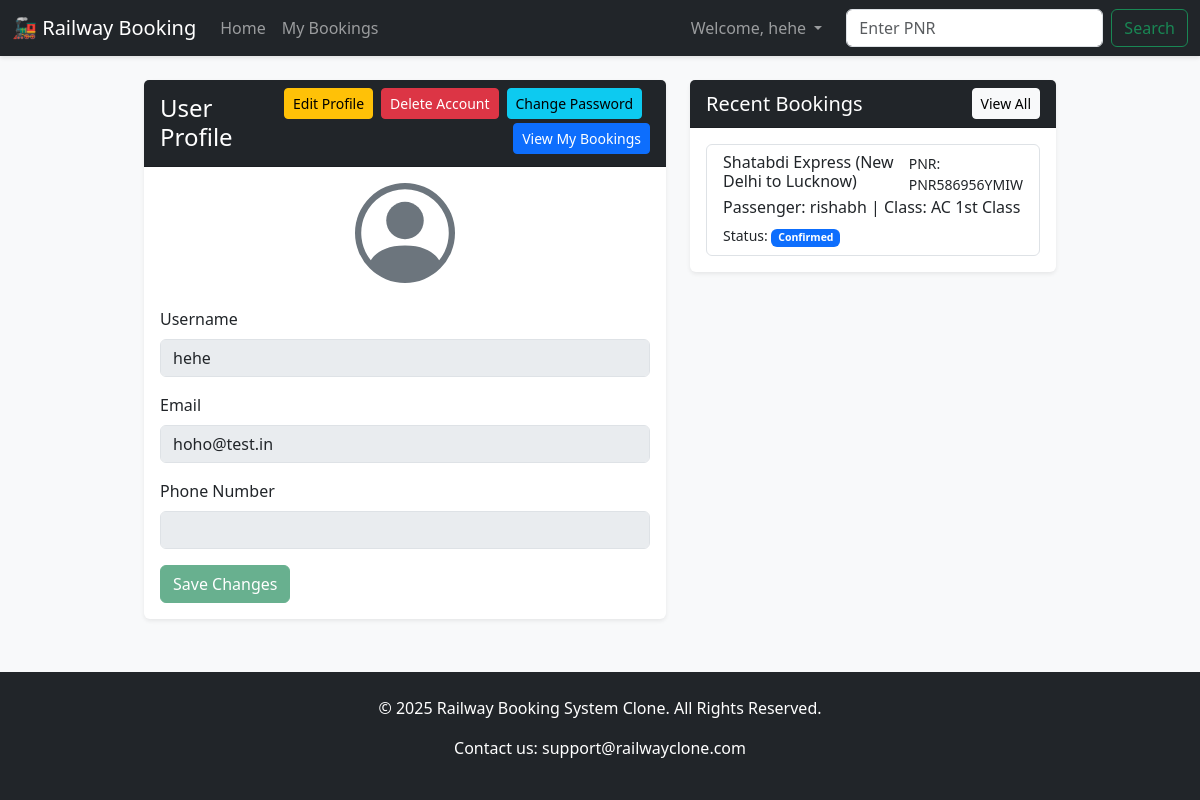
Before: /profile (signed in) with the older database file.
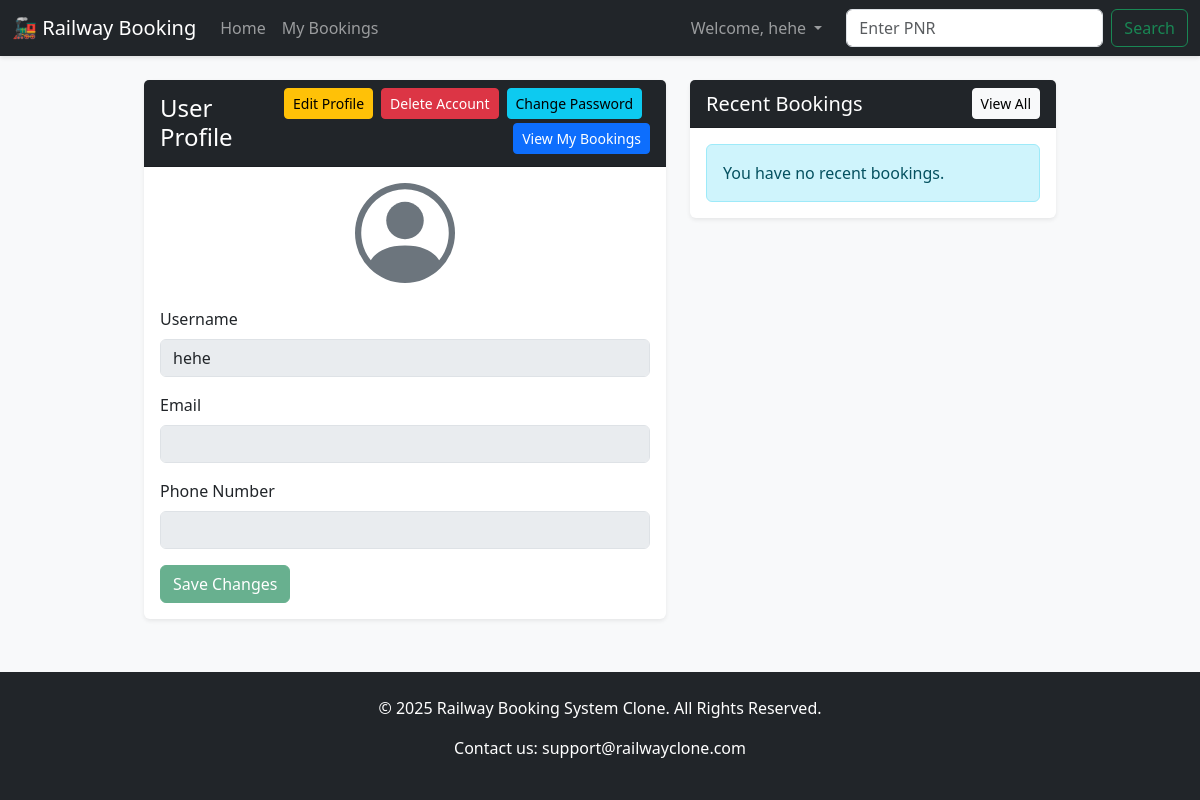
After: the same page with the newer database file.
### app.py (models this page shows, shortened)
class User(db.Model):
    id = db.Column(db.Integer, primary_key=True)
    username = db.Column(db.String(80), unique=True, nullable=False)
    password_hash = db.Column(db.String(256), nullable=False)
    role = db.Column(db.String(20), nullable=False, default='user') # Roles: 'user' or 'admin'
    email = db.Column(db.String(100), nullable=True)
    phone_number = db.Column(db.String(20), nullable=True)

class Booking(db.Model):
    id = db.Column(db.Integer, primary_key=True)
    pnr_number = db.Column(db.String(20), unique=True, nullable=False)
    train_id = db.Column(db.Integer, db.ForeignKey('train.id'), nullable=False)
    user_id = db.Column(db.Integer, db.ForeignKey('user.id'), nullable=False)
    passenger_name = db.Column(db.String(100), nullable=False)
    passenger_age = db.Column(db.Integer, nullable=False)
    seat_class = db.Column(db.String(50), nullable=False, default='Sleeper')
    status = db.Column(db.String(20), default='Confirmed')
    train = db.relationship('Train', backref=db.backref('bookings', lazy=True))
    user = db.relationship('User', backref=db.backref('bookings', lazy=True))

class Train(db.Model):
    id = db.Column(db.Integer, primary_key=True)
    train_name = db.Column(db.String(100), nullable=False)
    source = db.Column(db.String(100), nullable=False)
    destination = db.Column(db.String(100), nullable=False)
    departure_time = db.Column(db.String(10), nullable=False) # e.g., '06:15'
    total_seats = db.Column(db.Integer, nullable=False)

### app.py (the view, shortened to what this page needs)
@app.route('/profile', methods=['GET', 'POST'])
def profile():
    if not session.get('logged_in'):
        flash('You must be logged in to view your profile.', 'danger')
        return redirect(url_for('login'))
    user_id = session['user_id']
    user = User.query.get_or_404(user_id)
    recent_bookings = Booking.query.filter_by(user_id=user_id).order_by(Booking.id.desc()).limit(5).all()
    return render_template('profile.html', user=user, recent_bookings=recent_bookings)

### templates/profile.html (shortened to what this page needs)
{% extends 'base.html' %}
{% block content %}
<div class="container-fluid">
  <div class="row">
    <div class="col-md-7 mb-4">
      <div class="card shadow-sm">
        <div class="card-header bg-dark text-white d-flex justify-content-between align-items-center">
          <h4 class="mb-0">User Profile</h4>
          <div class="d-flex flex-wrap justify-content-end">
            <button id="edit-profile-btn" class="btn btn-sm btn-warning me-2 mb-1">Edit Profile</button>
            <button type="button" class="btn btn-sm btn-danger me-2 mb-1" data-bs-toggle="modal" data-bs-target="#deleteAccountModal">Delete Account</button>
            <button type="button" class="btn btn-sm btn-info me-2 mb-1" data-bs-toggle="modal" data-bs-target="#changePasswordModal">Change Password</button>
            <a href="{{ url_for('my_bookings') }}" class="btn btn-sm btn-primary mb-1">View My Bookings</a>
          </div>
        </div>
        <div class="card-body text-center">
          <div class="mb-4">
          </div>
          <form id="profile-form" action="{{ url_for('profile') }}" method="post" class="text-start">
            <div class="mb-3">
              <label for="username" class="form-label">Username</label>
              <input type="text" class="form-control" id="username" name="username" value="{{ user.username }}" disabled>
            </div>
            <div class="mb-3">
              <label for="email" class="form-label">Email</label>
              <input type="email" class="form-control" id="email" name="email" value="{{ user.email or '' }}" disabled>
            </div>
            <div class="mb-3">
              <label for="phone" class="form-label">Phone Number</label>
              <input type="tel" class="form-control" id="phone" name="phone" value="{{ user.phone_number or '' }}" disabled>
            </div>
            <button type="submit" id="save-changes-btn" class="btn btn-success" disabled>Save Changes</button>
          </form>
        </div>
      </div>
    </div>
    <div class="col-md-5 mb-4">
      <div class="card shadow-sm">
        <div class="card-header bg-dark text-white d-flex justify-content-between align-items-center">
          <h5 class="mb-0">Recent Bookings</h5>
          <a href="{{ url_for('my_bookings') }}" class="btn btn-sm btn-light">View All</a>
        </div>
        <div class="card-body">
          {% if recent_bookings %}
            <div class="list-group">
              {% for booking in recent_bookings %}
                <a href="{{ url_for('pnr_status', pnr=booking.pnr_number) }}" class="list-group-item list-group-item-action">
                  <div class="d-flex w-100 justify-content-between">
                    <h6 class="mb-1">{{ booking.train.train_name }} ({{ booking.train.source }} to {{ booking.train.destination }})</h6>
                    <small>PNR: {{ booking.pnr_number }}</small>
                  </div>
                  <p class="mb-1">Passenger: {{ booking.passenger_name }} | Class: {{ booking.seat_class }}</p>
                  <small>Status: <span class="badge bg-primary">{{ booking.status }}</span></small>
                </a>
              {% endfor %}
            </div>
          {% else %}
            <div class="alert alert-info mb-0">You have no recent bookings.</div>
          {% endif %}
        </div>
      </div>
    </div>
  </div>
</div>
{% endblock %}

### templates/base.html (shortened to what this page needs)
<!doctype html>
<html lang="en" class="h-100">
  <head>
    <link href="https://cdn.jsdelivr.net/npm/bootstrap@5.3.3/dist/css/bootstrap.min.css" rel="stylesheet">
    <link rel="stylesheet" href="{{ url_for('static', filename='css/style.css') }}">
    <link rel="stylesheet" href="{{ url_for('static', filename='css/auth_modal.css') }}">
    <link rel="stylesheet" href="{{ url_for('static', filename='css/profile.css') }}">
  </head>
  <body class="d-flex flex-column h-100">
    <nav class="navbar navbar-expand-lg navbar-dark bg-dark">
      <div class="container-fluid">
        <a class="navbar-brand" href="/">🚂 Railway Booking</a>
        <div class="collapse navbar-collapse" id="navbarNav">
          <ul class="navbar-nav me-auto mb-2 mb-lg-0">
            <li class="nav-item">
              <a class="nav-link" href="{{ url_for('index') }}">Home</a>
            </li>
            {% if session.logged_in %}
              <li class="nav-item">
                <a class="nav-link" href="{{ url_for('my_bookings') }}">My Bookings</a>
              </li>
            {% endif %}
          </ul>
          <ul class="navbar-nav ms-auto mb-2 mb-lg-0 align-items-center">
            {% if session.logged_in %}
              <li class="nav-item dropdown">
                <a class="nav-link dropdown-toggle" href="#" role="button" data-bs-toggle="dropdown">
                  Welcome, {{ session.username }}
                </a>
              </li>
            {% else %}
              <li class="nav-item">
                <button type="button" class="btn btn-primary" data-bs-toggle="modal" data-bs-target="#authModal">Login / Register</button>
              </li>
            {% endif %}
          </ul>
          <form class="d-flex ms-3" action="{{ url_for('pnr_status') }}" method="get">
            <input class="form-control me-2" type="search" name="pnr" placeholder="Enter PNR" required>
            <button class="btn btn-outline-success" type="submit">Search</button>
          </form>
        </div>
      </div>
    </nav>
    <div class="container mt-4 flex-shrink-0 main-container">
      {% block content %}{% endblock %}
    </div>
    <footer class="bg-dark text-white text-center p-4 mt-auto">
        <div class="container">
            <p>&copy; 2025 Railway Booking System Clone. All Rights Reserved.</p>
            <p>Contact us: support@railwayclone.com</p>
        </div>
    </footer>
  </body>
</html>

### static/css/style.css (style rules this page uses)
body { background-color: #f8f9fa; }
.navbar { box-shadow: 0 2px 4px rgba(0,0,0,.1); }
.card { border: none; box-shadow: 0 4px 8px rgba(0,0,0,.1); }
.main-container { max-width: 960px; margin: auto; }

Changed rows visible on the page:
removed Booking: train.train_name "Shatabdi Express", train.source "New Delhi", train.destination "Lucknow", pnr_number "PNR586956YMIW", passenger_name "rishabh", seat_class "AC 1st Class", status "Confirmed"
changed User "hehe": email "hoho@test.in" → (not shown)
Other visible differences:
text now shown: "You have no recent bookings."
